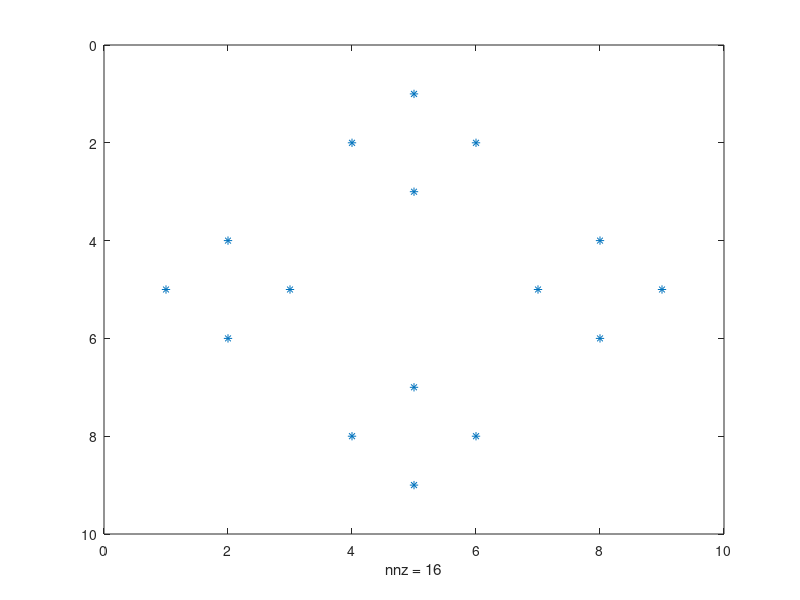

MATLAB code for this plot:


clear ;

nx = 3;
ny = 3 ;
ng = nx * ny ;
q =  (1:ng)';

a = zeros(ng,1) ;
b = zeros(ng,1) ;
c = zeros(ng,1) ;
d = zeros(ng,1) ;

 iq = 1 ./q ; 
for i = 1:ng

    point0 = i ; 
    point1 = point0 +1 ;
    point2 = point1 + nx ;
    point3 = point0 + nx ;
    point4 = point3-1;
    point5 = point0-1;
    point6  = point5-nx ;
    point7 = point0 - nx ;
    point8 = point1 - nx ; 

    % 左下角
    if i==1
        d(i) = iq(point1);
        % c(i) = iq(point5);
        % b(i) = iq(point1);
        % a(i) = iq(point5);
     
    % 下边
    elseif i>1 && i<nx
        d(i) = iq(point1);
        c(i) = iq(point5);
        % b(i) = iq(point1);
        % a(i) = iq(point5);
    % 右下角
    elseif i==nx
        % d(i) = iq(point1);
        c(i) = iq(point5);
        % b(i) = iq(point1);
        % a(i) = iq(point5);
        
    % 左边
    elseif mod(i,nx)==1 && i>nx && i< ng-nx+1
        d(i) = iq(point1);
        % c(i) = iq(point5);
        b(i) = iq(point1);
        % a(i) = iq(point5);
         
    % 右边
    elseif mod(i,nx)==0 && i>nx && i< ng
        % d(i) = iq(point1);
        c(i) = iq(point5);
        % b(i) = iq(point1);
        a(i) = iq(point5);
    
    %左上角
elseif i==ng-nx+1
        % d(i) = iq(point1);
        % c(i) = iq(point5);
        b(i) = iq(point1);
        % a(i) = iq(point5);
        
    % 上边
    elseif i>ng-nx+1 && i < ng
        % d(i) = iq(point1);
        % c(i) = iq(point5);
        b(i) = iq(point1);
        a(i) = iq(point5);
    
    % 右上
    elseif i==ng
        % d(i) = iq(point1);
        % c(i) = iq(point5);
        % b(i) = iq(point1);
        a(i) = iq(point5);

    else 
        d(i) = iq(point1);
        c(i) = iq(point5);
        b(i) = iq(point1);
        a(i) = iq(point5);
    end

end


ns = ng - (nx+1);
nl = ng - (nx-1);

s =diag(a(end-ns+1:end) , -(nx+1)) - diag(b(end-nl+1:end),-(nx-1)) ...
- diag(c(1:nl),nx-1) + diag(d(1:ns),nx+1);

s  = s / 4

spy(s)